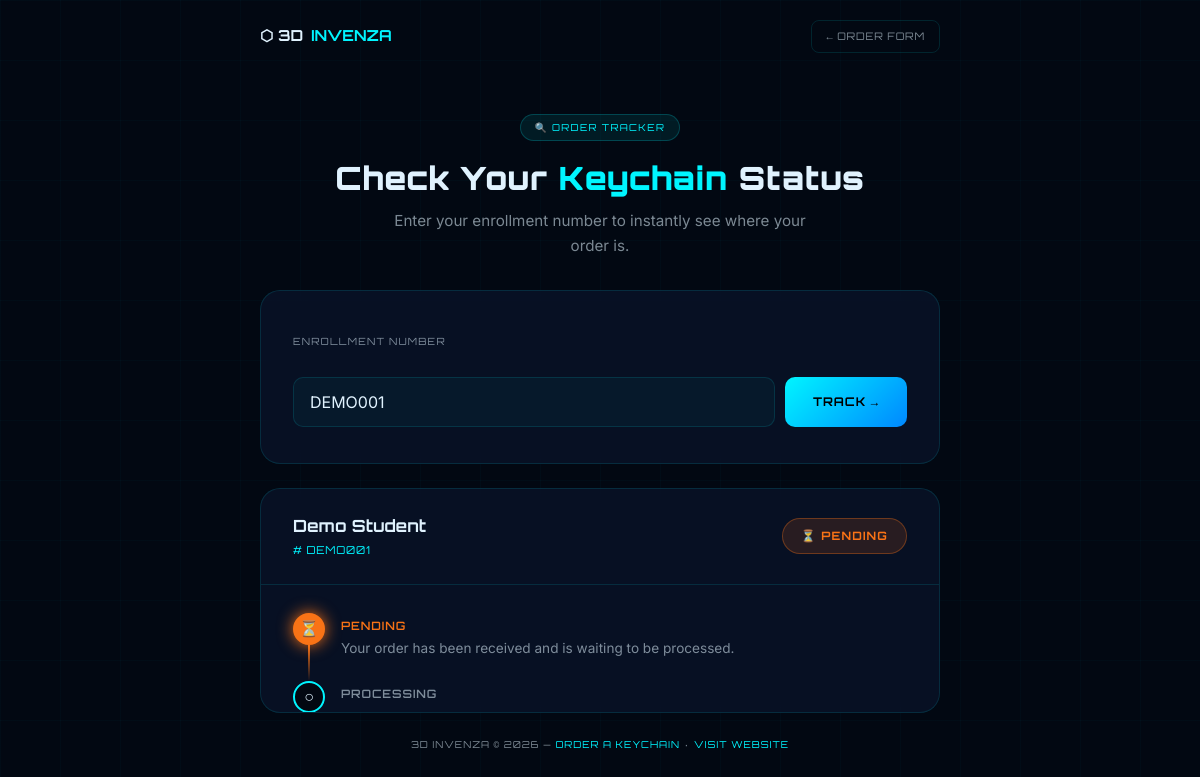
The app's page /keychain-system/status.php?enroll=DEMO001 with its own data.
### tables this page shows
CREATE TABLE IF NOT EXISTS students (
  id           INT AUTO_INCREMENT PRIMARY KEY,
  name         VARCHAR(100)  NOT NULL,
  enrollment   VARCHAR(50)   NOT NULL UNIQUE,
  gender       VARCHAR(20)   DEFAULT NULL,
  phone        VARCHAR(20)   NOT NULL,
  email        VARCHAR(100)  DEFAULT NULL,
  city         VARCHAR(100)  DEFAULT NULL,
  department   VARCHAR(100)  DEFAULT NULL,
  year         VARCHAR(50)   DEFAULT NULL,
  batch        VARCHAR(50)   DEFAULT NULL,
  instagram    VARCHAR(100)  DEFAULT NULL,
  song_link    TEXT          DEFAULT NULL,
  title        VARCHAR(200)  DEFAULT NULL,
  barcode_path TEXT          DEFAULT NULL,
  stl_path     TEXT          DEFAULT NULL,
  status       ENUM('pending','processing','printed','delivered')
               NOT NULL DEFAULT 'pending',
  notes        TEXT          DEFAULT NULL,
  created_at   TIMESTAMP     DEFAULT CURRENT_TIMESTAMP,
  updated_at   TIMESTAMP     DEFAULT CURRENT_TIMESTAMP ON UPDATE CURRENT_TIMESTAMP
);

### keychain-system/status.php (the view, shortened to what this page needs)
<?php
include 'config/db.php';
$student = null;
$lookup  = '';
if ($_SERVER['REQUEST_METHOD'] === 'POST' || isset($_GET['enroll'])) {
    $lookup = htmlspecialchars(strip_tags(trim(
        $_POST['enrollment'] ?? $_GET['enroll'] ?? ''
    )), ENT_QUOTES, 'UTF-8');
    if (!empty($lookup)) {
        $stmt = $conn->prepare("SELECT id,name,enrollment,department,year,title,status,created_at FROM students WHERE enrollment = ?");
        $stmt->bind_param("s", $lookup);
        $stmt->execute();
        $res = $stmt->get_result();
        if ($res->num_rows === 1) {
            $student = $res->fetch_assoc();
        } else {
            $error = 'No order found for enrollment number "' . htmlspecialchars($lookup) . '". Please check and try again.';
        }
    } else {
        $error = 'Please enter your enrollment number.';
    }
}
$statusInfo = [
    'pending'    => ['label'=>'Pending',    'color'=>'#f97316', 'icon'=>'⏳', 'desc'=>'Your order has been received and is waiting to be processed.'],
    'processing' => ['label'=>'Processing', 'color'=>'#00f5ff', 'icon'=>'⚙',  'desc'=>'Your keychain design is currently being prepared.'],
    'printed'    => ['label'=>'Printed',    'color'=>'#7c3aed', 'icon'=>'🖨', 'desc'=>'Your keychain has been successfully 3D printed!'],
    'delivered'  => ['label'=>'Delivered',  'color'=>'#1db954', 'icon'=>'✓',  'desc'=>'Your keychain has been delivered. Enjoy!'],
];
?>
<!DOCTYPE html>
<html lang="en">
<head>
</head>
<body>
<nav>
  <div class="nav-logo">⬡ 3D<span>INVENZA</span></div>
  <a href="index.html" class="nav-back">← Order Form</a>
</nav>
<div class="hero">
  <div class="hero-badge">🔍 Order Tracker</div>
  <h1>Check Your <span>Keychain</span> Status</h1>
  <p class="hero-sub">Enter your enrollment number to instantly see where your order is.</p>
</div>
<div class="card">
  <form method="POST" id="searchForm">
    <label style="font-family:var(--fd);font-size:.62rem;letter-spacing:.12em;text-transform:uppercase;color:var(--muted)">
      Enrollment Number
    </label>
    <div class="form-group">
      <input class="enroll-input" type="text" name="enrollment" id="enrollInput"
             value="<?= htmlspecialchars($lookup) ?>"
             placeholder="e.g. 229200307001" autocomplete="off" autofocus/>
      <button class="search-btn" type="submit">Track →</button>
    </div>
  </form>
</div>
<?php if ($student):
  $si   = $statusInfo[$student['status']] ?? $statusInfo['pending'];
  $col  = $si['color'];
  $order = array_keys($statusInfo);
  $curIdx = array_search($student['status'], $order);
?>
<div class="result-card">
  <div class="result-header">
    <div>
      <div class="result-name"><?= htmlspecialchars($student['name']) ?></div>
      <div class="result-enr"># <?= htmlspecialchars($student['enrollment']) ?></div>
    </div>
    <div class="status-pill" style="background:<?= $col ?>22;color:<?= $col ?>;border:1px solid <?= $col ?>55">
      <?= $si['icon'] ?> <?= $si['label'] ?>
    </div>
  </div>
  <div class="result-body">
    <div class="timeline">
      <?php foreach ($statusInfo as $key => $info):
        $idx  = array_search($key, $order);
        $done = ($idx <= $curIdx);
        $cur  = ($idx === $curIdx);
      ?>
      <div class="tl-step" style="--col:<?= $info['color'] ?>">
        <div class="tl-dot <?= $done ? 'done' : '' ?>" style="--col:<?= $info['color'] ?>">
          <?= $done ? $info['icon'] : '○' ?>
        </div>
        <div class="tl-content">
          <div class="tl-label" style="color:<?= $done ? $info['color'] : 'var(--muted)' ?>"><?= $info['label'] ?></div>
          <?php if ($cur): ?>
            <div class="tl-desc"><?= $info['desc'] ?></div>
          <?php endif; ?>
        </div>
      </div>
      <?php endforeach; ?>
    </div>
  </div>
</div>
<?php endif; ?>
<footer>
  3D Invenza &copy; <?= date('Y') ?> &mdash;
  <a href="index.html">Order a Keychain</a> &middot;
  <a href="../index.html">Visit Website</a>
</footer>
</body>
</html>

### records on screen
students: name "Demo Student", enrollment "DEMO001", status "⏳", status "PENDING"

### other values on screen
$info['icon'] "⏳"
$info['label'] "PENDING"
$info['desc'] "Your order has been received and is waiting to be processed."
$info['label'] "PROCESSING"
